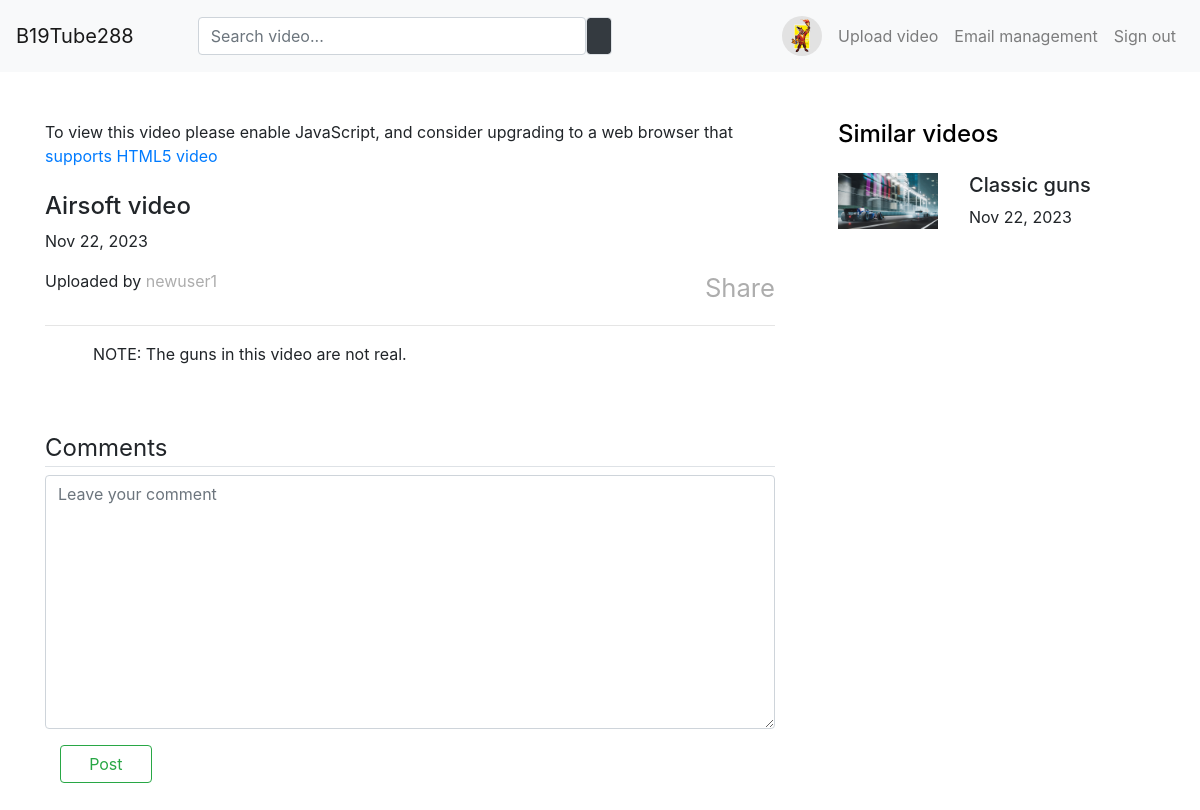
Page /videos/3/ (signed in) on the earlier database version.
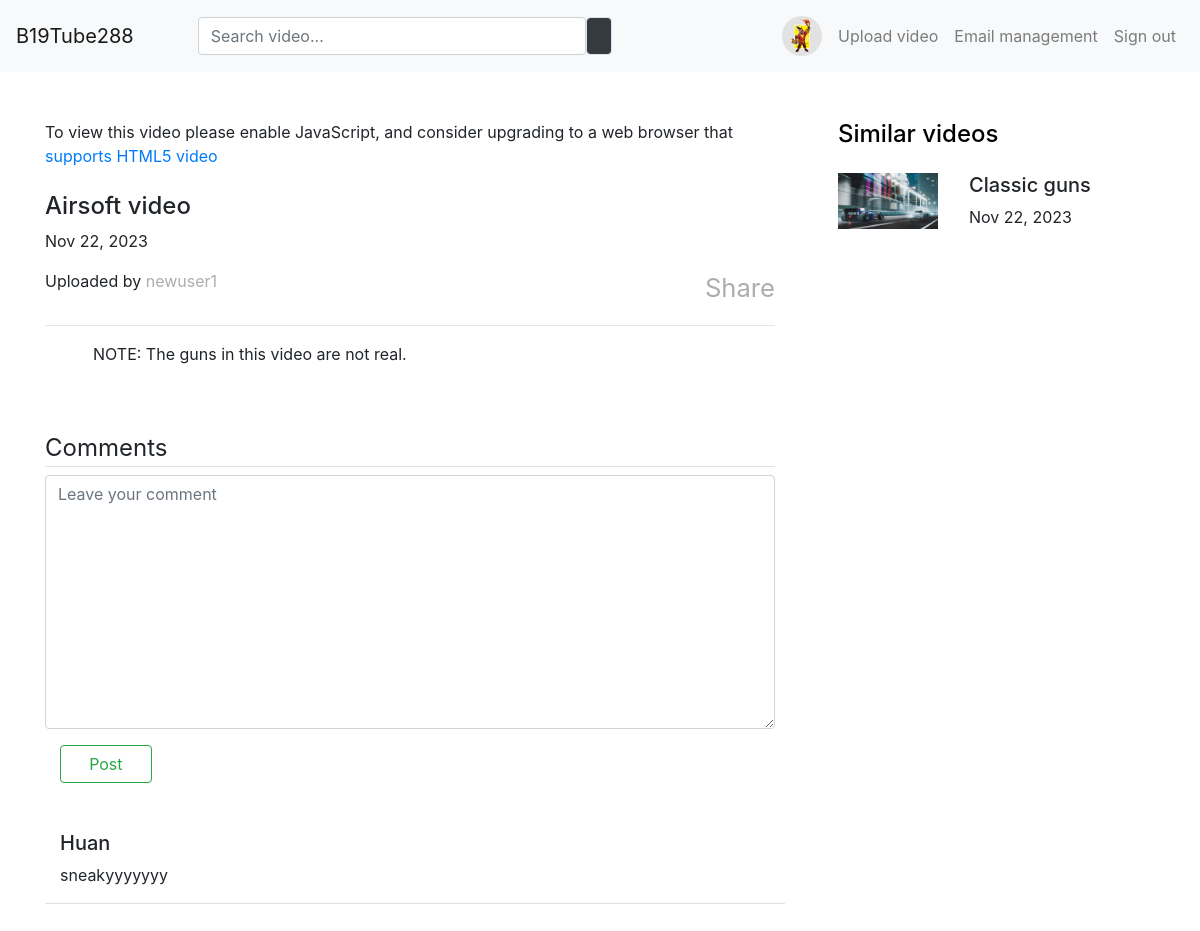
Same page on the later database version.
### videos/models.py (models this page shows, shortened)
class Video(models.Model):
    uploader = models.ForeignKey(User, on_delete=models.CASCADE)
    title = models.CharField(max_length=100)
    description = models.TextField()
    video_file = models.FileField(upload_to='uploads/video_files',
                                  validators=[FileExtensionValidator(allowed_extensions=['mp4', 'mkv'])])
    thumbnail = models.FileField(upload_to='uploads/thumbnails',
                                 validators=[FileExtensionValidator(allowed_extensions=['png', 'jpeg', 'jpg'])])
    date_posted = models.DateTimeField(default=timezone.now)
    topic = models.ForeignKey('Topic', null=True, on_delete=models.SET_NULL)

class Comment(models.Model):
    user = models.ForeignKey(User, on_delete=models.CASCADE)
    video = models.ForeignKey('Video', on_delete=models.CASCADE)
    comment = models.TextField(max_length=1500)
    created_on = models.DateTimeField(auto_now_add=True)

### videos/views.py (the view, shortened to what this page needs)
# urls.py: path('<int:pk>/', DetailVideo.as_view(), name='video_detail'),
class DetailVideo(View):
    def get(self, request, pk, *args, **kwargs):
        video = Video.objects.get(pk=pk)
        form = CommentForm()
        comments = Comment.objects.filter(video=video).order_by('-created_on')
        topics = Video.objects.filter(topic=video.topic)[:20]
        context = {
            'object': video,
            'comments': comments,
            'topics': topics,
            'form': form
        }
        return render(request, 'videos/detail_video.html', context)

### videos/forms.py
class CommentForm(forms.Form):
    comment = forms.CharField(label="", widget=forms.Textarea(attrs={'class': 'form-control',
                                                                     'placeholder': 'Leave your comment'}))

### member/templatetags/custom_filter.py (called while the page is built)
@register.filter(name="uploader_id")
def uploader_id(value):
    return value - 1

### videos/templates/videos/detail_video.html (shortened to what the changed rows need)
{% extends 'videos/base.html' %}
{% load crispy_forms_tags %}
{% load custom_filter %}
{% block content %}
    <div class="container">
        <div class="row mt-5">
                <div class="col-md-4 col-sm-12 col-xs-12 pl-5">
                    {% for topic in topics %}
                        {% if object.pk != topic.pk %}
                            <div class="position-relative d-flex flex-row mb-5 py-2">
                                <img src="{{ topic.thumbnail.url }}" width="100" height="56.25"/>
                                <div class="col">
                                    <h5 class="pl-3">{{ topic.title }}</h5>
                                    <p class="pl-3">{{ topic.date_posted | date:"M d, Y" }}</p>
                                </div>
                            </div>
                        {% endif %}
                    {% endfor %}
                </div>
        </div>
    </div>
    <div class="container mt-5 mb-5">
        <div class="col mt-5">
            {% for comment in comments %}
                <div class="row mt-2">
                    <div class="col-md-8 col-sm-12 col-xs-12 border-bottom">
                        <h5>{{ comment.user }}</h5>
                        <p>{{ comment.comment }}</p>
                    </div>
                </div>
            {% endfor %}
        </div>
    </div>
{% endblock content %}

Differences in the rows shown:
added Comment: user "Huan", comment "sneakyyyyyyy"
